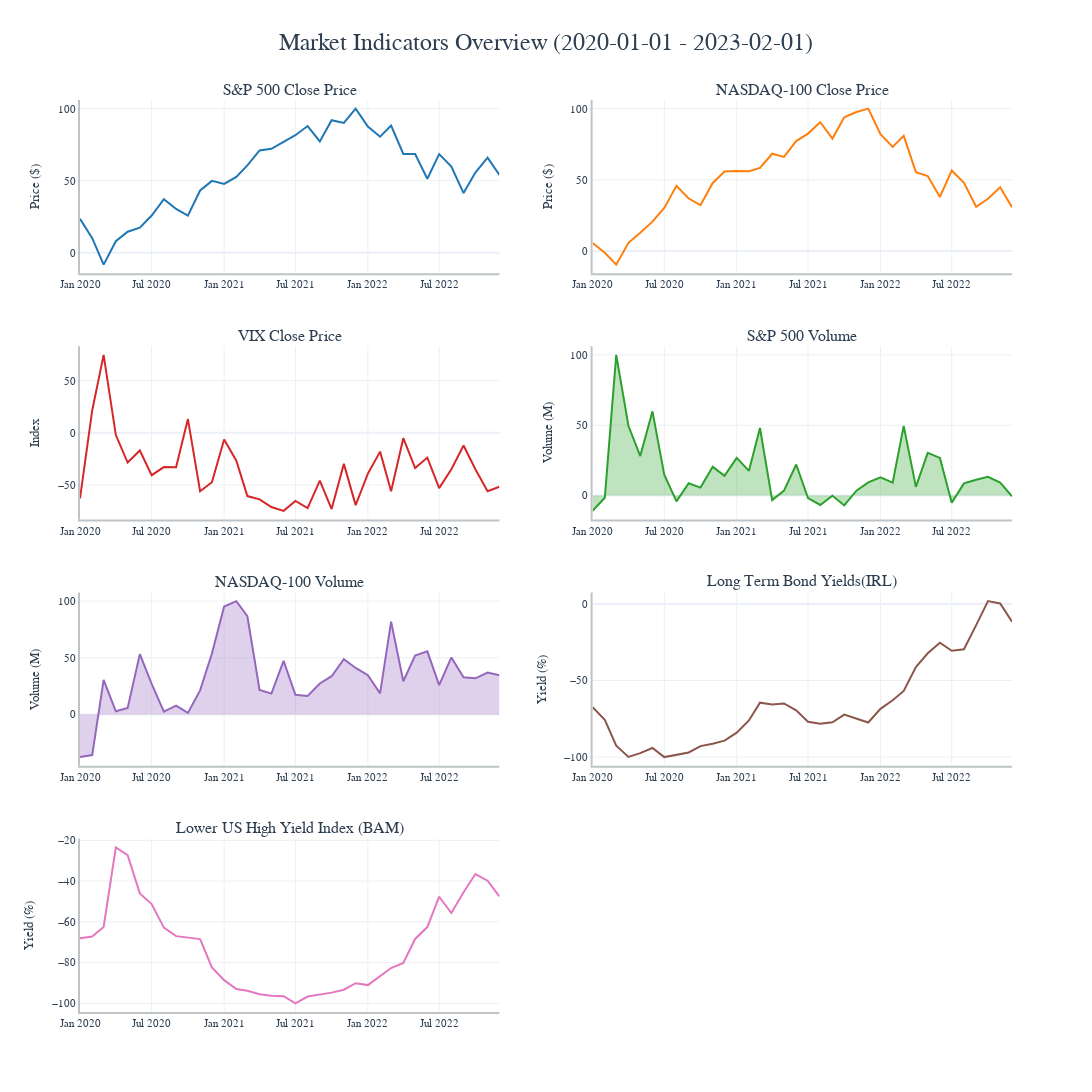

Write notebook code for a chart like this one.
### Code cell
import plotly.graph_objects as go
from plotly.subplots import make_subplots
# Create subplots with all features
intresting_period = {'start': '2020-01-01', 'end': '2023-02-01'}
sample = df.loc[intresting_period['start']:intresting_period['end']]
sample = pd.DataFrame(scaler.transform(sample), columns=sample.columns, index=sample.index)
fig = make_subplots(
    rows=4, cols=2,
    subplot_titles=('S&P 500 Close Price', 'NASDAQ-100 Close Price', 
                    'VIX Close Price', 'S&P 500 Volume',
                    'NASDAQ-100 Volume', 'Long Term Bond Yields(IRL)',
                    'Lower US High Yield Index (BAM)', ''),
    vertical_spacing=0.08,
    horizontal_spacing=0.1
)

# S&P 500 Close
fig.add_trace(
    go.Scatter(x=sample.index, y=sample['Close_spx'], 
               name='SPX Close', line=dict(color='#1f77b4', width=2)),
    row=1, col=1
)

# NASDAQ-100 Close
fig.add_trace(
    go.Scatter(x=sample.index, y=sample['Close_ndx'], 
               name='NDX Close', line=dict(color='#ff7f0e', width=2)),
    row=1, col=2
)

# VIX Close
fig.add_trace(
    go.Scatter(x=sample.index, y=sample['Close_vix'], 
               name='VIX Close', line=dict(color='#d62728', width=2)),
    row=2, col=1
)

# S&P 500 Volume
fig.add_trace(
    go.Scatter(x=sample.index, y=sample['Volume_spx'], 
               name='SPX Volume', line=dict(color='#2ca02c', width=2), 
               fill='tozeroy', fillcolor='rgba(44, 160, 44, 0.3)'),
    row=2, col=2
)

# NASDAQ-100 Volume
fig.add_trace(
    go.Scatter(x=sample.index, y=sample['Volume_ndx'], 
               name='NDX Volume', line=dict(color='#9467bd', width=2),
               fill='tozeroy', fillcolor='rgba(148, 103, 189, 0.3)'),
    row=3, col=1
)

# Long Term Bond Yields
fig.add_trace(
    go.Scatter(x=sample.index, y=sample['IRLTCT01USM156N'], 
               name='Long Term Yields(IRL)', line=dict(color='#8c564b', width=2)),
    row=3, col=2
)

# Lower US High Yield Index
fig.add_trace(
    go.Scatter(x=sample.index, y=sample['BAMLH0A3HYCEY'], 
               name='High Yield Index(BAM)', line=dict(color='#e377c2', width=2)),
    row=4, col=1
)

# Update layout
fig.update_layout(
    title={
        'text': f'Market Indicators Overview ({intresting_period["start"]} - {intresting_period["end"]})',
        'x': 0.5,
        'xanchor': 'center',
        'font': {'size': 24, 'color': '#2c3e50', 'family': 'Arial Black'}
    },
    showlegend=False,
    height=1200,
    width=1400,
    template='plotly_white',
    font=dict(family='Arial', size=11, color='#2c3e50'),
    hovermode='x unified'
)

# Update axes
fig.update_xaxes(showgrid=True, gridwidth=1, gridcolor='#ecf0f1', showline=True, linewidth=2, linecolor='#bdc3c7')
fig.update_yaxes(showgrid=True, gridwidth=1, gridcolor='#ecf0f1', showline=True, linewidth=2, linecolor='#bdc3c7')

# Add axis labels
fig.update_yaxes(title_text="Price ($)", row=1, col=1)
fig.update_yaxes(title_text="Price ($)", row=1, col=2)
fig.update_yaxes(title_text="Index", row=2, col=1)
fig.update_yaxes(title_text="Volume (M)", row=2, col=2)
fig.update_yaxes(title_text="Volume (M)", row=3, col=1)
fig.update_yaxes(title_text="Yield (%)", row=3, col=2)
fig.update_yaxes(title_text="Yield (%)", row=4, col=1)

fig.show()
